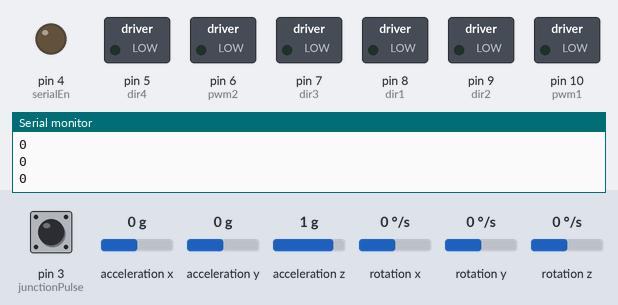
Bench run of a sketch on a simulated Arduino Uno, built with avr-gcc and run on an emulated ATmega328P. Shown: switched loads named in the sketch (green lamp = pin HIGH), output pins drawn as LEDs (lit = HIGH), the last lines printed to the serial monitor. Dashed ring = blinking. Inputs (shaded band) come from the test bench; at power-on: pin 3 (junctionPulse) LOW, rotation z 0 °/s, acceleration x 0 g, acceleration y 0 g, acceleration z 1 g, rotation x 0 °/s, rotation y 0 °/s.

Above: at 2.2 s.
2.3 s: pin 3 (junctionPulse) pulled HIGH for 0.15 s
At 3.5 s:
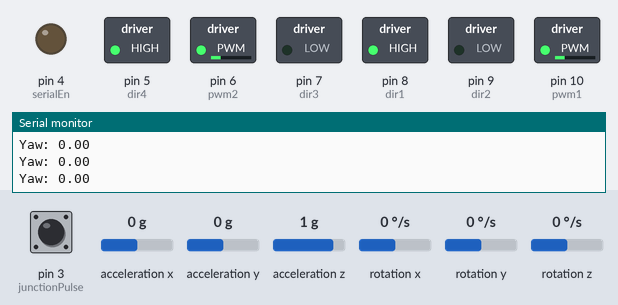
4.0 s: rotation z set to -25 °/s
7.0 s: rotation z set to -28 °/s
8.7 s: pin 3 (junctionPulse) pulled HIGH for 1 s
At 11.0 s:
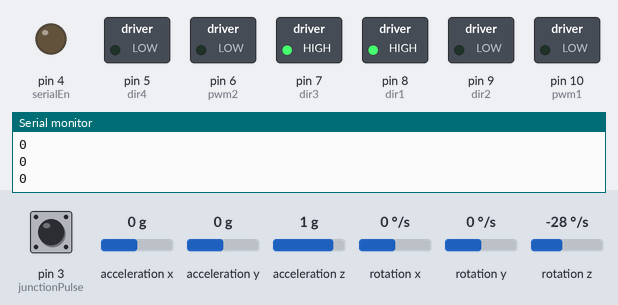
11.7 s: pin 3 (junctionPulse) pulled HIGH for 3.2 s
At 11.9 s:
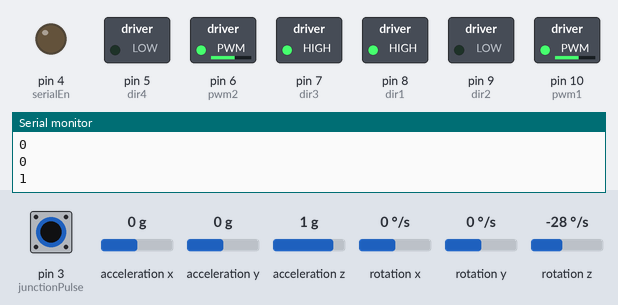
Timing chart, 0 to 16.3 s (numbered marks = the images above; inputs shaded):
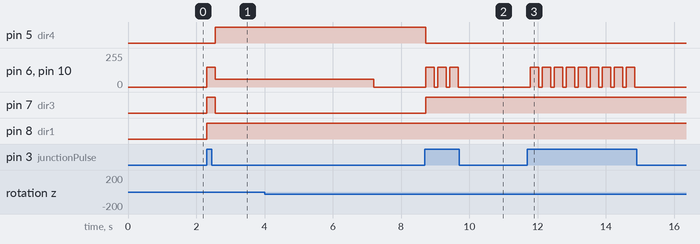

Measured:
- after the input at 2.3 s, pin 5 (dir4): LOW → HIGH after 0.25 s; pin 6 (pwm2), pin 10 (pwm1): 0/255 → 150/255 at once, → 60/255 0.25 s later; pin 7 (dir3): LOW → HIGH at once, → LOW 0.25 s later; pin 8 (dir1): LOW → HIGH at once
- after the input at 8.7 s, pin 5 (dir4): HIGH → LOW at once; pin 6 (pwm2), pin 10 (pwm1): alternates 150/255 for 0.25 s and 0/255 for 0.10 s, 6 changes in all, then stays 0/255, starting at once; pin 7 (dir3): LOW → HIGH at once
- after the input at 11.7 s, pin 6 (pwm2), pin 10 (pwm1): alternates 150/255 for 0.25 s and 0/255 for 0.10 s, 18 changes in all, then stays 0/255, starting after 0.08 s

The sketch:

HARDLEFT.ino
```cpp
#include <MPU6050_light.h>
#include <Wire.h>

MPU6050 mpu(Wire);

const byte rx = 0;    // Defining pin 0 as Rx
const byte tx = 1;    // Defining pin 1 as Tx
const byte serialEn = 4;    // Connect UART output enable of LSA08 to pin 2
const byte junctionPulse = 3;  // Pin connected to Junction Pulse (Input)
const byte dir1 = 8;   // Motor A direction
const byte dir2 = 9;   // Motor A direction
const byte dir3 = 7;   // Motor B direction
const byte dir4 = 5;   // Motor B direction
const byte pwm1 = 10;  // Motor A PWM
const byte pwm2 = 6;   // Motor B PWM

float initialYaw = 0;   // Store initial yaw angle
float targetAngle = 80; // 90 degrees right turn
bool hasTurned = false; // Flag to check if the turn has completed

void setup() {
  // Motor pins setup
  pinMode(serialEn, OUTPUT);   // Setting serialEn as digital output pin
  pinMode(junctionPulse, INPUT);
  pinMode(dir1, OUTPUT);
  pinMode(dir2, OUTPUT);
  pinMode(dir3, OUTPUT);
  pinMode(dir4, OUTPUT);
  pinMode(pwm1, OUTPUT);
  pinMode(pwm2, OUTPUT);

  // Set up MPU6050
  Wire.begin();
  mpu.begin();
  mpu.calcOffsets();  // Assuming the robot is stationary during calibration

  // Begin serial communication for debugging
  Serial.begin(9600);
}

void loop() {
  int Jpulse = digitalRead(junctionPulse);  // Read the junction pulse
  Serial.println(Jpulse);  // Print pulse for debugging

  if (Jpulse == 1) {  // If a junction pulse is detected
    moveStraight(250);  // Move straight for 250ms
    turnLeftWithMPU();  // Turn right using MPU6050 sensor
  }
  delay(100);  // Add a delay to prevent rapid retriggering
}

void moveStraight(int duration) {
  digitalWrite(dir1, HIGH);  // Motor A forward
  digitalWrite(dir2, LOW);
  digitalWrite(dir3, HIGH);  // Motor B forward
  digitalWrite(dir4, LOW);

  analogWrite(pwm1, 150);  // Set motor speed (adjust as needed)
  analogWrite(pwm2, 150);

  delay(duration);  // Move straight for the specified duration
  stopMotors();     // Stop after moving straight
}

void turnLeftWithMPU() {
  mpu.update();  // Update MPU6050 data

  if (!hasTurned) {
    float currentYaw = mpu.getAngleZ();  // Get the yaw (Z-axis rotation)

    // If it's the start of the turn, record the initial yaw
    if (initialYaw == 0) {
      initialYaw = currentYaw;
    }

    // Calculate the angle difference to see if the robot turned 90 degrees to the left
    float angleTurned = initialYaw - currentYaw;

    // If the angle difference is less than 90 degrees, keep turning left
    while (abs(angleTurned) < targetAngle) {
      turnLeft();  // Perform the left turn
      mpu.update();  // Continuously update MPU6050 data
      currentYaw = mpu.getAngleZ();  // Update current yaw
      angleTurned = initialYaw - currentYaw;  // Calculate angle turned

      Serial.print("Yaw: ");
      Serial.println(currentYaw);
    }

    // Stop the robot after turning 90 degrees
    stopMotors();
    Serial.println("Turn Complete");
    hasTurned = true;  // Set flag to indicate the turn is done
  }
}

void turnLeft() {
  digitalWrite(dir1, HIGH);   // Motor A backward
  digitalWrite(dir2, LOW);
  digitalWrite(dir3, LOW);  // Motor B forward
  digitalWrite(dir4, HIGH);

  analogWrite(pwm1, 60);    // Adjust motor speed as needed
  analogWrite(pwm2, 60);
}

void stopMotors() {
  analogWrite(pwm1, 0);
  analogWrite(pwm2, 0);
}
```
